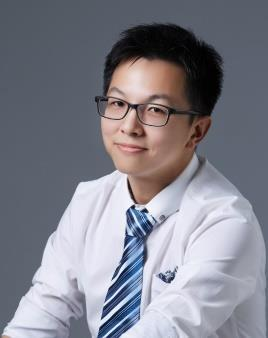
#> input picture hw1/pic1.jpg, 268 x 338 px
$ jupyter execute 'MM01_B09705039_劉惟恩.ipynb'   (shell and % lines are left out)
#> lines starting #> are read from the running program, lines starting #| are printed output that depends on the picture
<font size = 4>Assignment_MM01_B09705039劉惟恩

[cell 1]
import numpy as np

<font size = 4>Question1 solutions:

[cell 2]
""""
question 1_(a)

Purpose : Using numpy to build matrix A and vector b.
Result : matrix A :[[3 2 0]      vector b:[[ 2]
                    [1 1 0]                [ 4]
                    [0 5 1]]               [-1]]
"""""
matrix_A = np.array([[3,2,0],
                    [1,1,0],
                    [0,5,1]])
print(matrix_A)

vector_b = np.array([[2],
                    [4],
                    [-1]])
print(vector_b)

[cell 3]
""""
question 1_(b)

Purpose : Using numpy.linalg to solve the question Ax = b.
Result : x = [[ -6.]
              [ 10.]
              [-51.]]
"""""
from numpy.linalg import solve

x = solve(matrix_A, vector_b)
print(x)

[cell 4]
""""
question 1_(c)

Purpose : Using numpy.linalg to find the inverse matrix of matrix A.
Result : A inverse = [[  1.  -2.   0.]
                      [ -1.   3.   0.]
                      [  5. -15.   1.]]
"""""
A_inverse = np.linalg.inv(matrix_A)
print(A_inverse)
#print(np.dot(matrix_A, A_inverse)) to check if it is the inverse of matrix A

[cell 5]
""""
question 1_(d)

Purpose : Using numpy to calcutate matrix A inverse times vector b.
Result : result = [[ -6.]   is equal to the answer of x in Ax = b, which is resonable since to solve Ax = b we multiply both side with A inverse.
                   [ 10.]
                   [-51.]]
"""""
y = np.dot(A_inverse, vector_b)
print(y)

<font size = 4>Question2 solutions:

[cell 6]
#imports required
from pathlib import Path
from PIL import Image
import matplotlib.pyplot as plt
import cv2
from numpy import asarray
#import numpy as np  (is defined at the first cell of this program)
import sys

[cell 7]
""""
question 2_(a)

Purpose : Using "Matrix Addition" to decorate the Dr. Lee’s picture.
Result : After doing the process below it will output the decorated picture as Addition.jpg.
"""""
img1 = cv2.imread('pic1.jpg') # read an image file in the program
#> img1 is the input picture: shape (338, 268, 3); mean B, G, R 139.2, 129, 128.9
img2 = cv2.imread('pic2.jpg')
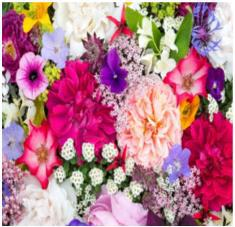
#> input picture hw1/pic2.jpg, 235 x 227 px
#> img2 is the input picture: shape (227, 235, 3); mean B, G, R 140.5, 125.7, 183.8
img2_resized = cv2.resize(img2, (img1.shape[1], img1.shape[0])) # resize the height and width of pic2
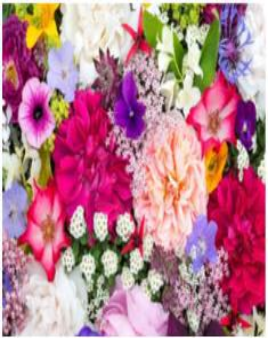
#> img2_resized: shape (338, 268, 3); mean B, G, R 140.4, 125.6, 183.7

img_add = cv2.add(img1,img2_resized) # add two image matrices together
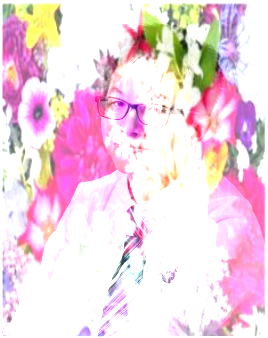
#> img_add: shape (338, 268, 3); mean B, G, R 226.6, 214.3, 242

cv2.imwrite('Addition.jpg',img_add) # output the image matrices into a file
addition = Image.open('Addition.jpg') # open the output file
plt.imshow(addition) # display the image on the screen
#(since using cv2.imshow('Subtraction',img),cv2.waitKey(0),cv2.destroyAllWindows() somehow crashes the computer so I changed the way to output the image)

[cell 8]
""""
question 2_(b)

Purpose : Using "Matrix Subtraction" to decorate the Dr. Lee’s picture.
Result : After doing the process below it will output the decorated picture as Subtraction.jpg.
"""""
#the file reading process is same as the previous cell so it's no need to be written again

img_sub = cv2.subtract(img1, img2_resized) # subtract two image matrices
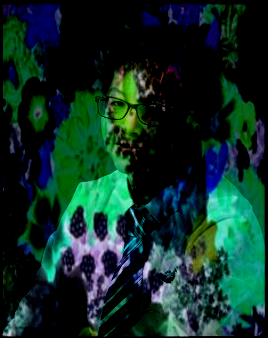
#> img_sub: shape (338, 268, 3); mean B, G, R 37.8, 45.9, 14.3

cv2.imwrite('Subtraction.jpg',img_sub) # output the image matrices into a file
subtraction = Image.open('Subtraction.jpg') # open the output file
plt.imshow(subtraction) # display the image on the screen

[cell 9]
""""
question 2_(c)

Purpose : Using opencv to rotate Dr. Lee’s picture (w.r.t) center to 45 degree without scaling.
Result : After doing the process below it will output the picture as Rotate.jpg.
"""""
#the file reading process is same as the previous cell so it's no need to be written again

(rows, cols) = img1.shape[:2] # Shape of image in terms of pixels.
#> rows = 338; cols = 268

M = cv2.getRotationMatrix2D((cols / 2, rows / 2), 45, 1) # getRotationMatrix2D creates a matrix needed for transformation.
img_rot = cv2.warpAffine(img1, M, (cols, rows)) # after multiplying the rotating matrix
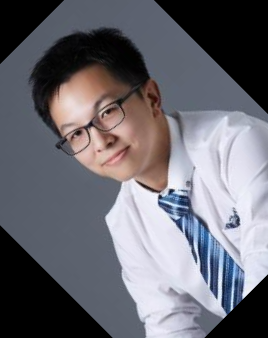
#> img_rot: shape (338, 268, 3); mean B, G, R 113.5, 105.6, 106.3

cv2.imwrite('Rotate.jpg',img_rot) # output the image matrices into a file
rotate = Image.open('Rotate.jpg') # open the output file
plt.imshow(rotate) # display the image on the screen

[cell 10]
""""
question 2_(d)

Purpose : Using Canny Edge Detection (in Open CV) for Dr. Lee’s picture.
Result : After doing the process below it will output the picture as EdgeDetect.jpg.
"""""
#the file reading process is same as the previous cell so it's no need to be written again

img_edge = cv2.Canny(img1, 100, 200) # use Canny Edge Detection to fransform the picture
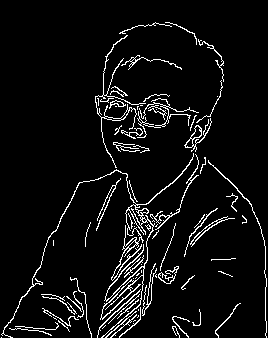
#> img_edge: shape (338, 268); 5.9% white in thin lines or dots

cv2.imwrite('EdgeDetect.jpg',img_edge) # output the image matrices into a file
edgeDetect = Image.open('EdgeDetect.jpg') # open the output file
plt.imshow(edgeDetect) # display the image on the screen
